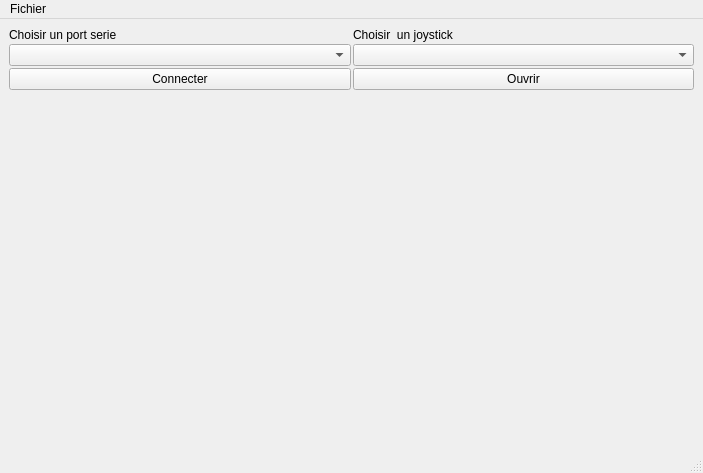
<?xml version="1.0" encoding="UTF-8"?>
<ui version="4.0">
 <class>MainWindow</class>
 <widget class="QMainWindow" name="MainWindow">
  <property name="geometry">
   <rect>
    <x>0</x>
    <y>0</y>
    <width>703</width>
    <height>473</height>
   </rect>
  </property>
  <property name="windowTitle">
   <string>MainWindow</string>
  </property>
  <widget class="QWidget" name="centralwidget">
   <property name="enabled">
    <bool>true</bool>
   </property>
   <property name="maximumSize">
    <size>
     <width>16777213</width>
     <height>16777213</height>
    </size>
   </property>
   <layout class="QVBoxLayout" name="verticalLayout">
    <property name="spacing">
     <number>2</number>
    </property>
    <item>
     <layout class="QVBoxLayout" name="verticalLayout_3">
      <item>
       <layout class="QHBoxLayout" name="horizontalLayout">
        <property name="spacing">
         <number>2</number>
        </property>
        <item>
         <layout class="QVBoxLayout" name="verticalLayout_5">
          <item>
           <widget class="QLabel" name="label">
            <property name="text">
             <string>Choisir un port serie</string>
            </property>
           </widget>
          </item>
          <item>
           <widget class="QComboBox" name="comboSerial"/>
          </item>
          <item>
           <widget class="QPushButton" name="btnSerial">
            <property name="text">
             <string>Connecter</string>
            </property>
           </widget>
          </item>
          <item>
           <spacer name="verticalSpacer_2">
            <property name="orientation">
             <enum>Qt::Vertical</enum>
            </property>
            <property name="sizeHint" stdset="0">
             <size>
              <width>20</width>
              <height>40</height>
             </size>
            </property>
           </spacer>
          </item>
         </layout>
        </item>
        <item>
         <layout class="QVBoxLayout" name="verticalLayout_4">
          <item>
           <widget class="QLabel" name="label_2">
            <property name="text">
             <string>Choisir  un joystick</string>
            </property>
           </widget>
          </item>
          <item>
           <widget class="QComboBox" name="comboJoystick"/>
          </item>
          <item>
           <widget class="QPushButton" name="btnJoystick">
            <property name="text">
             <string>Ouvrir</string>
            </property>
           </widget>
          </item>
          <item>
           <spacer name="verticalSpacer_4">
            <property name="orientation">
             <enum>Qt::Vertical</enum>
            </property>
            <property name="sizeHint" stdset="0">
             <size>
              <width>20</width>
              <height>40</height>
             </size>
            </property>
           </spacer>
          </item>
         </layout>
        </item>
       </layout>
      </item>
      <item>
       <layout class="QHBoxLayout" name="horizontalLayout_3" stretch="">
        <property name="spacing">
         <number>2</number>
        </property>
       </layout>
      </item>
      <item>
       <spacer name="verticalSpacer_5">
        <property name="orientation">
         <enum>Qt::Vertical</enum>
        </property>
        <property name="sizeHint" stdset="0">
         <size>
          <width>20</width>
          <height>40</height>
         </size>
        </property>
       </spacer>
      </item>
     </layout>
    </item>
   </layout>
  </widget>
  <widget class="QMenuBar" name="menubar">
   <property name="geometry">
    <rect>
     <x>0</x>
     <y>0</y>
     <width>703</width>
     <height>24</height>
    </rect>
   </property>
   <widget class="QMenu" name="menuFichier">
    <property name="title">
     <string>Fichier</string>
    </property>
    <addaction name="actionQuitter"/>
   </widget>
   <addaction name="menuFichier"/>
  </widget>
  <widget class="QStatusBar" name="statusbar"/>
  <action name="actionQuitter">
   <property name="text">
    <string>Quitter</string>
   </property>
  </action>
 </widget>
 <resources/>
 <connections/>
</ui>
